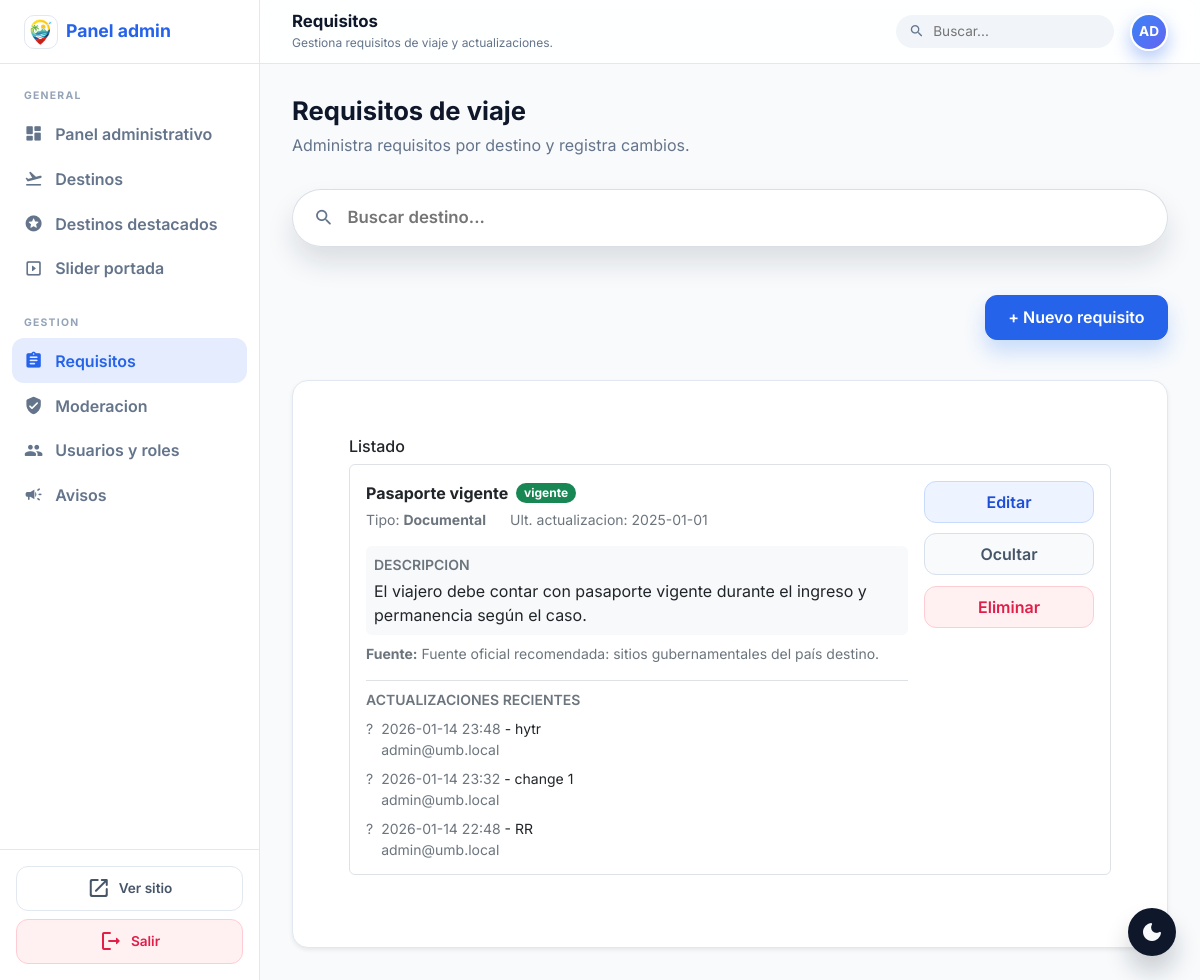
The app's page /public/admin/requisitos.php?destino=2 (signed in) with its own data.
### tables this page shows
CREATE TABLE IF NOT EXISTS requisito_viaje (
  id_requisito INT AUTO_INCREMENT PRIMARY KEY,
  id_destino INT NOT NULL,
  titulo_requisito VARCHAR(180) NOT NULL,
  descripcion_requisito TEXT NOT NULL,
  tipo_requisito VARCHAR(80) NOT NULL,
  icono VARCHAR(60) NULL,
  fuente_oficial TEXT NULL,
  fecha_ultima_actualizacion DATE NOT NULL,
  creado_por INT NOT NULL,
  estado ENUM('vigente','no_vigente') NOT NULL DEFAULT 'vigente',
  CONSTRAINT fk_req_destino FOREIGN KEY (id_destino) REFERENCES destino(id_destino) ON DELETE CASCADE,
  CONSTRAINT fk_req_creador FOREIGN KEY (creado_por) REFERENCES usuario(id_usuario) ON DELETE RESTRICT
);

CREATE TABLE IF NOT EXISTS actualizacion_requisito (
  id_actualizacion INT AUTO_INCREMENT PRIMARY KEY,
  id_requisito INT NOT NULL,
  descripcion_cambio TEXT NOT NULL,
  fecha_actualizacion DATETIME NOT NULL DEFAULT CURRENT_TIMESTAMP,
  actualizado_por INT NOT NULL,
  CONSTRAINT fk_act_req FOREIGN KEY (id_requisito) REFERENCES requisito_viaje(id_requisito) ON DELETE CASCADE,
  CONSTRAINT fk_act_usuario FOREIGN KEY (actualizado_por) REFERENCES usuario(id_usuario) ON DELETE RESTRICT
);

CREATE TABLE IF NOT EXISTS usuario (
  id_usuario INT AUTO_INCREMENT PRIMARY KEY,
  correo VARCHAR(190) NOT NULL UNIQUE,
  nombre VARCHAR(120) NULL,
  apellido VARCHAR(120) NULL,
  telefono VARCHAR(40) NULL,
  id_destino INT NULL,
  foto_path VARCHAR(255) NULL,
  contrasena_hash VARCHAR(255) NOT NULL,
  fecha_registro DATETIME NOT NULL DEFAULT CURRENT_TIMESTAMP,
  estado ENUM('activo','inactivo') NOT NULL DEFAULT 'activo'
);

### app/core/config.php (called while the page is built)
<?php
return [
  'db' => [
    'host' => '127.0.0.1',
    'name' => 'goturismcol_database',
    'user' => 'root',
    'pass' => '',
    'charset' => 'utf8mb4',
  ],
  'app' => [
    'base_url' => 'http://localhost/goTurismcol/public',
    'app_name' => 'goTurismCol',
  ],
  'security' => [
    'session_name' => 'jhanpx',
  ]
];

### app/core/helpers.php (called while the page is built, shortened)
<?php
function e(string $s) : string { return htmlspecialchars($s, ENT_QUOTES, 'UTF-8'); }
function config(string $key, $default=null) {
  static $cfg = null;
  if (!$cfg) $cfg = require __DIR__ . '/config.php';
  $parts = explode('.', $key);
  $val = $cfg;
  foreach ($parts as $p) {
    $val = $val[$p];
  }
  return $val;
}
function base_url(string $path='') : string {
  $base = rtrim(config('app.base_url', ''), '/');
  $path = ltrim($path, '/');
  return $path ? $base . '/' . $path : $base;
}

### public/admin/requisitos.php (the view, shortened to what this page needs)
<?php require_once __DIR__ . '/_admin_guard.php';
$destino_id = isset($_GET['destino']) ? (int)$_GET['destino'] : 0;
function requisito_tipo_label(string $tipo): string {
  $key = strtolower(trim($tipo));
  $map = [
    'obligatorio' => 'Obligatorio',
    'recomendado' => 'Recomendado',
    'informacion' => 'Información gral.',
    'información' => 'Información gral.',
  ];
  return $map[$key] ?? ucfirst($tipo);
}
$requisitos = [];
if ($destino_id) {
  $stmt = $pdo->prepare("SELECT * FROM requisito_viaje WHERE id_destino=? ORDER BY estado DESC, tipo_requisito, titulo_requisito");
  $stmt->execute([$destino_id]);
  $requisitos = $stmt->fetchAll();
  $actualizaciones = [];
  if ($requisitos) {
    $ids = array_map(fn($r) => (int)$r['id_requisito'], $requisitos);
    $in = implode(',', array_fill(0, count($ids), '?'));
    $stmt = $pdo->prepare("SELECT ar.*, u.correo FROM actualizacion_requisito ar JOIN usuario u ON u.id_usuario = ar.actualizado_por WHERE ar.id_requisito IN ($in) ORDER BY ar.fecha_actualizacion DESC");
    $stmt->execute($ids);
    foreach ($stmt->fetchAll() as $row) {
      $actualizaciones[(int)$row['id_requisito']][] = $row;
    }
  }
}
?>
<?php include __DIR__ . '/_layout_start.php'; ?>
  <div class="admin-section-head">
    <h2>Requisitos de viaje</h2>
    <p>Administra requisitos por destino y registra cambios.</p>
  </div>
  <div class="admin-page">
  <div class="mb-4">
    <div class="flag-search flag-search--inline" id="admin-flag-search">
      <div class="flag-search__wrapper">
        <span class="material-icons-round flag-search__icon" aria-hidden="true">search</span>
        <input
          class="flag-search__input"
          type="text"
          id="admin-flag-search-input"
          placeholder="Buscar destino..."
          autocomplete="off"
          aria-haspopup="listbox"
          aria-expanded="false"
          aria-controls="admin-flag-search-list"
        >
      </div>
    </div>
  </div>
  <?php if ($destino_id): ?>
    <div class="d-flex justify-content-end mb-3">
      <a class="btn btn-primary" href="<?= e(base_url('admin/requisitos.php?destino=' . (int)$destino_id . '&new=1')) ?>">+ Nuevo requisito</a>
    </div>
    <div class="card shadow-sm">
      <div class="card-body">
        <h2 class="h6">Listado</h2>
        <?php if (!$requisitos): ?>
          <div class="alert alert-info mb-0">No hay requisitos registrados para este destino.</div>
        <?php else: ?>
          <?php foreach ($requisitos as $r): ?>
            <div class="border rounded p-3 mb-3 bg-white">
              <div class="req-layout">
                <div class="req-main">
                  <div class="d-flex align-items-center gap-2 flex-wrap">
                    <strong><?= e($r['titulo_requisito']) ?></strong>
                    <span class="badge text-bg-<?= $r['estado']==='vigente'?'success':'secondary' ?>"><?= e($r['estado']) ?></span>
                  </div>
                  <div class="d-flex align-items-center gap-4 text-secondary small mt-1 flex-wrap">
                    <div>Tipo: <strong><?= e(requisito_tipo_label($r['tipo_requisito'])) ?></strong></div>
                    <div>Ult. actualizacion: <?= e($r['fecha_ultima_actualizacion']) ?></div>
                  </div>
                  <div class="bg-light rounded p-2 mt-3 req-desc">
                    <div class="small text-secondary fw-semibold text-uppercase mb-1">Descripcion</div>
                    <div><?= nl2br(e($r['descripcion_requisito'])) ?></div>
                  </div>
                  <?php if ($r['fuente_oficial']): ?>
                    <div class="text-secondary small mt-2"><strong>Fuente:</strong> <?= nl2br(e($r['fuente_oficial'])) ?></div>
                  <?php endif; ?>
                  <?php if (!empty($actualizaciones[(int)$r['id_requisito']])): ?>
                    <div class="mt-3 border-top pt-2">
                      <div class="small text-secondary fw-semibold text-uppercase">Actualizaciones recientes</div>
                      <div class="mt-2 d-grid gap-2 req-updates">
                        <?php $updates = array_slice($actualizaciones[(int)$r['id_requisito']], 0, 5); ?>
                        <?php foreach ($updates as $a): ?>
                          <div class="d-flex gap-2 align-items-start">
                            <div class="text-secondary small">?</div>
                            <div class="small">
                              <div><span class="text-secondary"><?= e(date('Y-m-d H:i', strtotime($a['fecha_actualizacion']))) ?></span> - <?= nl2br(e($a['descripcion_cambio'])) ?></div>
                              <div class="text-secondary"><?= e($a['correo']) ?></div>
                            </div>
                          </div>
                        <?php endforeach; ?>
                      </div>
                    </div>
                  <?php endif; ?>
                </div>
                <div class="req-actions">
                  <a class="req-action req-action--primary" href="<?= e(base_url('admin/requisitos.php?destino=' . (int)$destino_id . '&edit=' . (int)$r['id_requisito'])) ?>">Editar</a>
                  <form method="post">
                    <button class="req-action req-action--muted"><?= $r['estado']==='vigente'?'Ocultar':'Mostrar' ?></button>
                  </form>
                  <form method="post" onsubmit="return confirm('Eliminar este requisito? Esta accion no se puede deshacer.');">
                    <button class="req-action req-action--danger">Eliminar</button>
                  </form>
                </div>
              </div>
            </div>
          <?php endforeach; ?>
        <?php endif; ?>
      </div>
    </div>
  <?php else: ?>
    <p class="text-secondary">Seleccione un destino para gestionar sus requisitos.</p>
  <?php endif; ?>
  </div>
<?php include __DIR__ . '/_layout_end.php'; ?>

### public/assets/css/app.css (style rules this page uses)
:root { --primary: #3b82f6; --primary-dark: #2563eb; --secondary: #84cc16; --secondary-dark: #65a30d; --background: #f8fafc; --text: #0f172a; --muted: #64748b; --card: #ffffff; --radius: 24px; --shadow: 0 20px 45px rgba(15, 23, 42, 0.12); }
* { box-sizing: border-box; }
body { margin: 0; font-family: 'Inter', 'Segoe UI', sans-serif; color: var(--text); background: var(--background); }
a { text-decoration: none; color: inherit; }
.btn { display: inline-flex; align-items: center; justify-content: center; gap: 0.5rem; padding: 0.6rem 1.4rem; border-radius: 999px; font-weight: 700; border: 1px solid transparent; transition: transform 0.2s ease, box-shadow 0.2s ease, background 0.2s ease; }
.btn-primary { background: var(--primary); color: #ffffff; box-shadow: 0 12px 20px rgba(59, 130, 246, 0.25); }
.card { background: var(--card); border-radius: var(--radius); box-shadow: var(--shadow); padding: 2rem; border: 1px solid rgba(226, 232, 240, 0.8); }
.flag-search { display: flex; justify-content: center; width: 100%; }
.flag-search--inline { justify-content: flex-start; }
.flag-search--inline .flag-search__wrapper { max-width: 100%; }
.flag-search__wrapper { position: relative; width: 100%; max-width: 680px; z-index: 5; }
.flag-search__icon { position: absolute; left: 1.35rem; top: 50%; transform: translateY(-50%); color: var(--muted); font-size: 1.3rem; }
.flag-search__input { width: 100%; padding: 0.95rem 1.2rem 0.95rem 3.4rem; border-radius: 999px; border: 1px solid rgba(148, 163, 184, 0.35); background: rgba(255, 255, 255, 0.9); color: #0f172a; font-size: 1.05rem; font-weight: 600; box-shadow: 0 16px 28px rgba(15, 23, 42, 0.12); outline: none; transition: box-shadow 0.2s ease, border-color 0.2s ease; }
.req-actions { display: flex; flex-direction: column; gap: 0.65rem; min-width: 150px; }
.req-action { display: inline-flex; align-items: center; justify-content: center; width: 100%; padding: 0.5rem 0.9rem; border-radius: 12px; border: 1px solid #cbd5e1; background: #f8fafc; font-weight: 600; color: #1e40af; transition: transform 0.15s ease, background-color 0.15s ease, border-color 0.15s ease, color 0.15s ease; }
.req-action--primary { background: #eef4ff; border-color: #c7dbff; color: #1d4ed8; }
.req-action--muted { background: #f8fafc; border-color: #d7e0ec; color: #475569; }
.req-action--danger { background: #fff1f2; border-color: #fecdd3; color: #e11d48; }
.req-desc { max-height: 110px; overflow-y: auto; }
.req-updates { max-height: 140px; overflow-y: auto; padding-right: 0.35rem; }
.req-layout { display: grid; grid-template-columns: minmax(0, 1fr) 170px; gap: 1rem; align-items: start; }
.req-main { display: flex; flex-direction: column; }
.admin-body { margin: 0; font-family: 'Inter', 'Segoe UI', sans-serif; --admin-primary: #2563eb; --admin-bg: #f8fafc; --admin-surface: #ffffff; --admin-surface-muted: #f1f5f9; --admin-border: #e2e8f0; --admin-text: #0f172a; --admin-muted: #64748b; --admin-muted-strong: #475569; --admin-topbar: rgba(255, 255, 255, 0.85); --admin-shadow: 0 16px 28px rgba(15, 23, 42, 0.08); background: var(--admin-bg); color: var(--admin-text); overflow: hidden; }
.admin-page { display: flex; flex-direction: column; gap: 1.5rem; }
.admin-section-head h2 { margin: 0; font-size: 1.6rem; font-weight: 700; }
.admin-section-head p { margin: 0.4rem 0 2rem; color: var(--admin-muted); }
.admin-body .card { background: var(--admin-surface); border: 1px solid var(--admin-border); border-radius: 1rem; box-shadow: var(--admin-shadow); }
.admin-body .card-body { padding: 1.5rem; }
.admin-body .badge { border-radius: 999px; font-weight: 700; }
.admin-body .btn { border-radius: 0.75rem; font-weight: 600; }
.admin-body .btn-primary { background: var(--admin-primary); border-color: var(--admin-primary); }

### records on screen
requisito_viaje: titulo_requisito "Pasaporte vigente", estado "vigente", tipo_requisito "Documental", fecha_ultima_actualizacion "2025-01-01", descripcion_requisito "El viajero debe contar con pasaporte vigente durante el ingreso y permanencia según el caso.", fuente_oficial "Fuente oficial recomendada: sitios gubernamentales del país destino.", shows "Ocultar"
actualizacion_requisito: fecha_actualizacion "2026-01-14 23:48", descripcion_cambio "hytr", actualizado_por.correo "admin@umb.local"
actualizacion_requisito: fecha_actualizacion "2026-01-14 23:32", descripcion_cambio "change 1", actualizado_por.correo "admin@umb.local"
actualizacion_requisito: fecha_actualizacion "2026-01-14 22:48", descripcion_cambio "RR", actualizado_por.correo "admin@umb.local"

### other values on screen
$page_title "Requisitos"
$page_subtitle "Gestiona requisitos de viaje y actualizaciones."
$avatar "AD"
